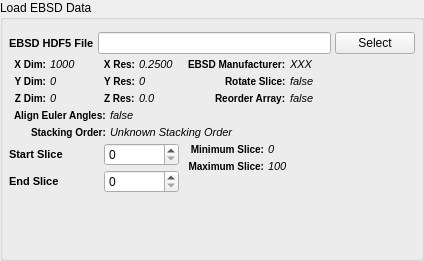
<?xml version="1.0" encoding="UTF-8"?>
<ui version="4.0">
 <class>QLoadSlicesWidget</class>
 <widget class="QFilterWidget" name="QLoadSlicesWidget">
  <property name="geometry">
   <rect>
    <x>0</x>
    <y>0</y>
    <width>424</width>
    <height>261</height>
   </rect>
  </property>
  <property name="windowTitle">
   <string>GroupBox</string>
  </property>
  <property name="title">
   <string>Load EBSD Data</string>
  </property>
  <property name="flat">
   <bool>false</bool>
  </property>
  <layout class="QGridLayout" name="gridLayout">
   <property name="leftMargin">
    <number>6</number>
   </property>
   <property name="topMargin">
    <number>12</number>
   </property>
   <property name="rightMargin">
    <number>6</number>
   </property>
   <property name="bottomMargin">
    <number>12</number>
   </property>
   <property name="spacing">
    <number>4</number>
   </property>
   <item row="0" column="0">
    <widget class="QLabel" name="label">
     <property name="styleSheet">
      <string notr="true">QLabel {
font-weight: bold;
font-size: 11px;
}</string>
     </property>
     <property name="text">
      <string>EBSD HDF5 File</string>
     </property>
    </widget>
   </item>
   <item row="0" column="1" colspan="4">
    <widget class="QFSDropLineEdit" name="m_H5EbsdFile">
     <property name="sizePolicy">
      <sizepolicy hsizetype="Expanding" vsizetype="Fixed">
       <horstretch>0</horstretch>
       <verstretch>0</verstretch>
      </sizepolicy>
     </property>
    </widget>
   </item>
   <item row="1" column="0">
    <layout class="QFormLayout" name="formLayout_3">
     <property name="fieldGrowthPolicy">
      <enum>QFormLayout::AllNonFixedFieldsGrow</enum>
     </property>
     <property name="leftMargin">
      <number>5</number>
     </property>
     <property name="rightMargin">
      <number>5</number>
     </property>
     <item row="0" column="0">
      <widget class="QLabel" name="label_13">
       <property name="font">
        <font>
         <pointsize>-1</pointsize>
         <weight>75</weight>
         <bold>true</bold>
        </font>
       </property>
       <property name="styleSheet">
        <string notr="true">QLabel {
font-weight: bold;
font-size: 10px;
}</string>
       </property>
       <property name="text">
        <string>X Dim:</string>
       </property>
       <property name="alignment">
        <set>Qt::AlignRight|Qt::AlignTrailing|Qt::AlignVCenter</set>
       </property>
      </widget>
     </item>
     <item row="0" column="1">
      <widget class="QLabel" name="m_XDim">
       <property name="font">
        <font>
         <pointsize>-1</pointsize>
         <italic>true</italic>
        </font>
       </property>
       <property name="styleSheet">
        <string notr="true">QLabel {
	font-size: 11px;
	font-style: italic;
}</string>
       </property>
       <property name="text">
        <string>1000</string>
       </property>
       <property name="scaledContents">
        <bool>true</bool>
       </property>
      </widget>
     </item>
     <item row="1" column="0">
      <widget class="QLabel" name="label_14">
       <property name="font">
        <font>
         <pointsize>-1</pointsize>
         <weight>75</weight>
         <bold>true</bold>
        </font>
       </property>
       <property name="styleSheet">
        <string notr="true">QLabel {
font-weight: bold;
font-size: 10px;
}</string>
       </property>
       <property name="text">
        <string>Y Dim:</string>
       </property>
       <property name="alignment">
        <set>Qt::AlignRight|Qt::AlignTrailing|Qt::AlignVCenter</set>
       </property>
      </widget>
     </item>
     <item row="1" column="1">
      <widget class="QLabel" name="m_YDim">
       <property name="font">
        <font>
         <pointsize>-1</pointsize>
         <italic>true</italic>
        </font>
       </property>
       <property name="styleSheet">
        <string notr="true">QLabel {
	font-size: 11px;
	font-style: italic;
}</string>
       </property>
       <property name="text">
        <string>0</string>
       </property>
       <property name="scaledContents">
        <bool>true</bool>
       </property>
      </widget>
     </item>
     <item row="2" column="0">
      <widget class="QLabel" name="label_15">
       <property name="font">
        <font>
         <pointsize>-1</pointsize>
         <weight>75</weight>
         <bold>true</bold>
        </font>
       </property>
       <property name="styleSheet">
        <string notr="true">QLabel {
font-weight: bold;
font-size: 10px;
}</string>
       </property>
       <property name="text">
        <string>Z Dim:</string>
       </property>
       <property name="alignment">
        <set>Qt::AlignRight|Qt::AlignTrailing|Qt::AlignVCenter</set>
       </property>
      </widget>
     </item>
     <item row="2" column="1">
      <widget class="QLabel" name="m_ZDim">
       <property name="font">
        <font>
         <pointsize>-1</pointsize>
         <italic>true</italic>
        </font>
       </property>
       <property name="styleSheet">
        <string notr="true">QLabel {
	font-size: 11px;
	font-style: italic;
}</string>
       </property>
       <property name="text">
        <string>0</string>
       </property>
       <property name="scaledContents">
        <bool>true</bool>
       </property>
      </widget>
     </item>
    </layout>
   </item>
   <item row="1" column="1" colspan="2">
    <layout class="QFormLayout" name="formLayout_4">
     <property name="labelAlignment">
      <set>Qt::AlignRight|Qt::AlignTrailing|Qt::AlignVCenter</set>
     </property>
     <property name="leftMargin">
      <number>5</number>
     </property>
     <property name="rightMargin">
      <number>5</number>
     </property>
     <item row="0" column="0">
      <widget class="QLabel" name="label_16">
       <property name="font">
        <font>
         <pointsize>-1</pointsize>
         <weight>75</weight>
         <bold>true</bold>
        </font>
       </property>
       <property name="styleSheet">
        <string notr="true">QLabel {
font-weight: bold;
font-size: 10px;
}</string>
       </property>
       <property name="text">
        <string>X Res:</string>
       </property>
       <property name="alignment">
        <set>Qt::AlignRight|Qt::AlignTrailing|Qt::AlignVCenter</set>
       </property>
      </widget>
     </item>
     <item row="0" column="1">
      <widget class="QLabel" name="m_XRes">
       <property name="font">
        <font>
         <pointsize>-1</pointsize>
         <italic>true</italic>
        </font>
       </property>
       <property name="styleSheet">
        <string notr="true">QLabel {
	font-size: 11px;
	font-style: italic;
}</string>
       </property>
       <property name="text">
        <string>0.2500</string>
       </property>
       <property name="scaledContents">
        <bool>true</bool>
       </property>
      </widget>
     </item>
     <item row="1" column="0">
      <widget class="QLabel" name="label_17">
       <property name="font">
        <font>
         <pointsize>-1</pointsize>
         <weight>75</weight>
         <bold>true</bold>
        </font>
       </property>
       <property name="styleSheet">
        <string notr="true">QLabel {
font-weight: bold;
font-size: 10px;
}</string>
       </property>
       <property name="text">
        <string>Y Res:</string>
       </property>
       <property name="alignment">
        <set>Qt::AlignRight|Qt::AlignTrailing|Qt::AlignVCenter</set>
       </property>
      </widget>
     </item>
     <item row="1" column="1">
      <widget class="QLabel" name="m_YRes">
       <property name="font">
        <font>
         <pointsize>-1</pointsize>
         <italic>true</italic>
        </font>
       </property>
       <property name="styleSheet">
        <string notr="true">QLabel {
	font-size: 11px;
	font-style: italic;
}</string>
       </property>
       <property name="text">
        <string>0</string>
       </property>
       <property name="scaledContents">
        <bool>true</bool>
       </property>
      </widget>
     </item>
     <item row="2" column="0">
      <widget class="QLabel" name="m_ZMax_2">
       <property name="font">
        <font>
         <pointsize>-1</pointsize>
         <weight>75</weight>
         <bold>true</bold>
        </font>
       </property>
       <property name="styleSheet">
        <string notr="true">QLabel {
font-weight: bold;
font-size: 10px;
}</string>
       </property>
       <property name="text">
        <string>Z Res:</string>
       </property>
      </widget>
     </item>
     <item row="2" column="1">
      <widget class="QLabel" name="m_ZRes">
       <property name="font">
        <font>
         <pointsize>-1</pointsize>
         <italic>true</italic>
        </font>
       </property>
       <property name="styleSheet">
        <string notr="true">QLabel {
	font-size: 11px;
	font-style: italic;
}</string>
       </property>
       <property name="text">
        <string>0.0</string>
       </property>
       <property name="scaledContents">
        <bool>true</bool>
       </property>
      </widget>
     </item>
    </layout>
   </item>
   <item row="3" column="0" colspan="2">
    <widget class="QLabel" name="label_5">
     <property name="styleSheet">
      <string notr="true">QLabel {
font-weight: bold;
font-size: 11px;
}</string>
     </property>
     <property name="text">
      <string>Start Slice</string>
     </property>
    </widget>
   </item>
   <item row="3" column="2">
    <widget class="QSpinBox" name="m_ZStartIndex">
     <property name="minimumSize">
      <size>
       <width>75</width>
       <height>0</height>
      </size>
     </property>
    </widget>
   </item>
   <item row="4" column="0" colspan="2">
    <widget class="QLabel" name="label_6">
     <property name="styleSheet">
      <string notr="true">QLabel {
font-weight: bold;
font-size: 11px;
}</string>
     </property>
     <property name="text">
      <string>End Slice</string>
     </property>
    </widget>
   </item>
   <item row="4" column="2">
    <widget class="QSpinBox" name="m_ZEndIndex">
     <property name="minimumSize">
      <size>
       <width>75</width>
       <height>0</height>
      </size>
     </property>
    </widget>
   </item>
   <item row="3" column="3" rowspan="2">
    <layout class="QFormLayout" name="formLayout">
     <property name="fieldGrowthPolicy">
      <enum>QFormLayout::FieldsStayAtSizeHint</enum>
     </property>
     <property name="labelAlignment">
      <set>Qt::AlignRight|Qt::AlignTrailing|Qt::AlignVCenter</set>
     </property>
     <property name="leftMargin">
      <number>5</number>
     </property>
     <property name="rightMargin">
      <number>5</number>
     </property>
     <item row="0" column="0">
      <widget class="QLabel" name="label_7">
       <property name="font">
        <font>
         <pointsize>-1</pointsize>
         <weight>75</weight>
         <bold>true</bold>
        </font>
       </property>
       <property name="styleSheet">
        <string notr="true">QLabel {
font-weight: bold;
font-size: 10px;
}</string>
       </property>
       <property name="text">
        <string>Minimum Slice:</string>
       </property>
       <property name="alignment">
        <set>Qt::AlignRight|Qt::AlignTrailing|Qt::AlignVCenter</set>
       </property>
      </widget>
     </item>
     <item row="0" column="1">
      <widget class="QLabel" name="m_ZMin">
       <property name="font">
        <font>
         <pointsize>-1</pointsize>
         <italic>true</italic>
        </font>
       </property>
       <property name="styleSheet">
        <string notr="true">QLabel {
	font-size: 11px;
	font-style: italic;
}</string>
       </property>
       <property name="text">
        <string>0</string>
       </property>
       <property name="scaledContents">
        <bool>true</bool>
       </property>
      </widget>
     </item>
     <item row="1" column="0">
      <widget class="QLabel" name="label_54">
       <property name="font">
        <font>
         <pointsize>-1</pointsize>
         <weight>75</weight>
         <bold>true</bold>
        </font>
       </property>
       <property name="styleSheet">
        <string notr="true">QLabel {
font-weight: bold;
font-size: 10px;
}</string>
       </property>
       <property name="text">
        <string>Maximum Slice:</string>
       </property>
       <property name="alignment">
        <set>Qt::AlignRight|Qt::AlignTrailing|Qt::AlignVCenter</set>
       </property>
      </widget>
     </item>
     <item row="1" column="1">
      <widget class="QLabel" name="m_ZMax">
       <property name="font">
        <font>
         <pointsize>-1</pointsize>
         <italic>true</italic>
        </font>
       </property>
       <property name="styleSheet">
        <string notr="true">QLabel {
	font-size: 11px;
	font-style: italic;
}</string>
       </property>
       <property name="text">
        <string>100</string>
       </property>
       <property name="scaledContents">
        <bool>true</bool>
       </property>
      </widget>
     </item>
    </layout>
   </item>
   <item row="2" column="0" colspan="4">
    <layout class="QFormLayout" name="formLayout_2">
     <property name="labelAlignment">
      <set>Qt::AlignRight|Qt::AlignTrailing|Qt::AlignVCenter</set>
     </property>
     <property name="leftMargin">
      <number>5</number>
     </property>
     <property name="rightMargin">
      <number>5</number>
     </property>
     <item row="1" column="0">
      <widget class="QLabel" name="label_24">
       <property name="font">
        <font>
         <pointsize>-1</pointsize>
         <weight>75</weight>
         <bold>true</bold>
        </font>
       </property>
       <property name="styleSheet">
        <string notr="true">QLabel {
font-weight: bold;
font-size: 10px;
}</string>
       </property>
       <property name="text">
        <string>Stacking Order:</string>
       </property>
       <property name="scaledContents">
        <bool>false</bool>
       </property>
      </widget>
     </item>
     <item row="0" column="0">
      <widget class="QLabel" name="label_22">
       <property name="font">
        <font>
         <pointsize>-1</pointsize>
         <weight>75</weight>
         <bold>true</bold>
        </font>
       </property>
       <property name="styleSheet">
        <string notr="true">QLabel {
font-weight: bold;
font-size: 10px;
}</string>
       </property>
       <property name="text">
        <string>Align Euler Angles:</string>
       </property>
       <property name="scaledContents">
        <bool>false</bool>
       </property>
      </widget>
     </item>
     <item row="0" column="1">
      <widget class="QLabel" name="m_AlignEulersLabel">
       <property name="font">
        <font>
         <pointsize>-1</pointsize>
         <italic>true</italic>
        </font>
       </property>
       <property name="styleSheet">
        <string notr="true">QLabel {
	font-size: 11px;
	font-style: italic;
}</string>
       </property>
       <property name="text">
        <string>false</string>
       </property>
       <property name="scaledContents">
        <bool>true</bool>
       </property>
      </widget>
     </item>
     <item row="1" column="1">
      <widget class="QLabel" name="m_StackingOrder">
       <property name="font">
        <font>
         <pointsize>-1</pointsize>
         <italic>true</italic>
        </font>
       </property>
       <property name="styleSheet">
        <string notr="true">QLabel {
	font-size: 11px;
	font-style: italic;
}</string>
       </property>
       <property name="text">
        <string>Unknown Stacking Order</string>
       </property>
       <property name="scaledContents">
        <bool>true</bool>
       </property>
      </widget>
     </item>
    </layout>
   </item>
   <item row="1" column="3">
    <layout class="QFormLayout" name="formLayout_5">
     <property name="fieldGrowthPolicy">
      <enum>QFormLayout::FieldsStayAtSizeHint</enum>
     </property>
     <property name="labelAlignment">
      <set>Qt::AlignRight|Qt::AlignTrailing|Qt::AlignVCenter</set>
     </property>
     <property name="leftMargin">
      <number>5</number>
     </property>
     <property name="rightMargin">
      <number>5</number>
     </property>
     <item row="0" column="0">
      <widget class="QLabel" name="label_23">
       <property name="font">
        <font>
         <pointsize>-1</pointsize>
         <weight>75</weight>
         <bold>true</bold>
        </font>
       </property>
       <property name="styleSheet">
        <string notr="true">QLabel {
font-weight: bold;
font-size: 10px;
}</string>
       </property>
       <property name="text">
        <string>EBSD Manufacturer:</string>
       </property>
       <property name="alignment">
        <set>Qt::AlignJustify|Qt::AlignVCenter</set>
       </property>
       <property name="wordWrap">
        <bool>false</bool>
       </property>
      </widget>
     </item>
     <item row="0" column="1">
      <widget class="QLabel" name="m_EbsdManufacturer">
       <property name="font">
        <font>
         <pointsize>-1</pointsize>
         <italic>true</italic>
        </font>
       </property>
       <property name="styleSheet">
        <string notr="true">QLabel {
	font-size: 11px;
	font-style: italic;
}</string>
       </property>
       <property name="text">
        <string>XXX</string>
       </property>
       <property name="scaledContents">
        <bool>true</bool>
       </property>
      </widget>
     </item>
     <item row="1" column="0">
      <widget class="QLabel" name="label_3">
       <property name="font">
        <font>
         <pointsize>-1</pointsize>
         <weight>75</weight>
         <bold>true</bold>
        </font>
       </property>
       <property name="styleSheet">
        <string notr="true">QLabel {
font-weight: bold;
font-size: 10px;
}</string>
       </property>
       <property name="text">
        <string>Rotate Slice:</string>
       </property>
       <property name="alignment">
        <set>Qt::AlignJustify|Qt::AlignVCenter</set>
       </property>
       <property name="wordWrap">
        <bool>false</bool>
       </property>
      </widget>
     </item>
     <item row="1" column="1">
      <widget class="QLabel" name="m_RotateSliceLabel">
       <property name="font">
        <font>
         <pointsize>-1</pointsize>
         <italic>true</italic>
        </font>
       </property>
       <property name="styleSheet">
        <string notr="true">QLabel {
	font-size: 11px;
	font-style: italic;
}</string>
       </property>
       <property name="text">
        <string>false</string>
       </property>
       <property name="scaledContents">
        <bool>true</bool>
       </property>
      </widget>
     </item>
     <item row="2" column="0">
      <widget class="QLabel" name="label_20">
       <property name="font">
        <font>
         <pointsize>-1</pointsize>
         <weight>75</weight>
         <bold>true</bold>
        </font>
       </property>
       <property name="styleSheet">
        <string notr="true">QLabel {
font-weight: bold;
font-size: 10px;
}</string>
       </property>
       <property name="text">
        <string>Reorder Array:</string>
       </property>
       <property name="alignment">
        <set>Qt::AlignJustify|Qt::AlignVCenter</set>
       </property>
       <property name="wordWrap">
        <bool>false</bool>
       </property>
      </widget>
     </item>
     <item row="2" column="1">
      <widget class="QLabel" name="m_ReorderArrayLabel">
       <property name="font">
        <font>
         <pointsize>-1</pointsize>
         <italic>true</italic>
        </font>
       </property>
       <property name="styleSheet">
        <string notr="true">QLabel {
	font-size: 11px;
	font-style: italic;
}</string>
       </property>
       <property name="text">
        <string>false</string>
       </property>
       <property name="scaledContents">
        <bool>true</bool>
       </property>
      </widget>
     </item>
    </layout>
   </item>
   <item row="0" column="5">
    <widget class="QPushButton" name="m_H5EbsdBtn">
     <property name="sizePolicy">
      <sizepolicy hsizetype="Maximum" vsizetype="Fixed">
       <horstretch>0</horstretch>
       <verstretch>0</verstretch>
      </sizepolicy>
     </property>
     <property name="text">
      <string>Select</string>
     </property>
    </widget>
   </item>
   <item row="1" column="4" rowspan="4">
    <spacer name="horizontalSpacer">
     <property name="orientation">
      <enum>Qt::Horizontal</enum>
     </property>
     <property name="sizeHint" stdset="0">
      <size>
       <width>40</width>
       <height>20</height>
      </size>
     </property>
    </spacer>
   </item>
   <item row="5" column="3">
    <spacer name="verticalSpacer">
     <property name="orientation">
      <enum>Qt::Vertical</enum>
     </property>
     <property name="sizeHint" stdset="0">
      <size>
       <width>20</width>
       <height>40</height>
      </size>
     </property>
    </spacer>
   </item>
  </layout>
 </widget>
 <customwidgets>
  <customwidget>
   <class>QFSDropLineEdit</class>
   <extends>QLineEdit</extends>
   <header location="global">QFSDropLineEdit.h</header>
  </customwidget>
  <customwidget>
   <class>QFilterWidget</class>
   <extends>QGroupBox</extends>
   <header location="global">QFilterWidget.h</header>
   <container>1</container>
  </customwidget>
 </customwidgets>
 <resources/>
 <connections/>
</ui>
